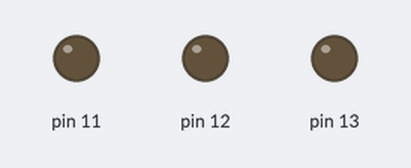
The sketch below on a simulated Arduino Uno, built with avr-gcc and run on an emulated ATmega328P. Shown: output pins drawn as LEDs (lit = HIGH).

Above: at 0.05 s.
At 0.65 s:
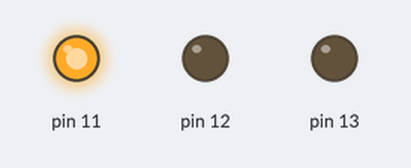
At 1.45 s:
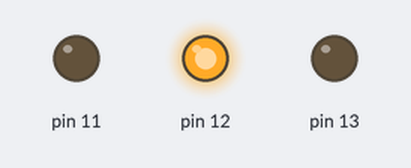
At 2.85 s:
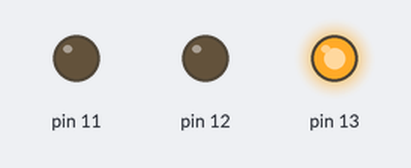
Timing chart, 0 to 3.1 s (numbered marks = the images above):
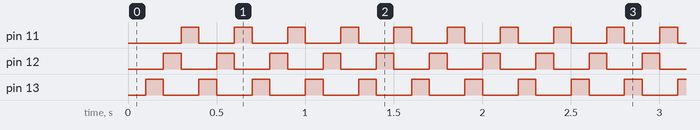

Measured:
- by itself, pin 11–13: alternates HIGH for 0.10 s and LOW for 0.20 s

The sketch:

Timers1_schedule.ino
```cpp
// TIMER1 Task Schedules


void setup() {

  DDRB |=(1 << DDB5) | (1 << DDB4) | (1 << DDB3);

  TCCR1A = 0;
  TCCR1B = 0;

}
void Time_()
{
  TCNT1 = 63972;   // 100ms
  TIFR1 |= (1 << TOV1);
  TCCR1B |= (1 << CS12) | (1 << CS10);
  while(!(TIFR1 & (1 << TOV1)));
  TIFR1 |= (1 << TOV1);
  TCCR1B = 0;
}

void Task1()
{
  Time_();
  PORTB |= (1 << 5);
  PORTB &= ~(1 << 3);
  Task2();

}

void Task2()
{
  Time_();
  PORTB &= ~(1 << 5);
  PORTB |= (1 << 4);
  Task3();

}

void Task3()
{
  Time_();
  PORTB &= ~(1 << 4);
  PORTB |= (1 << 3);
  Task1();

}

void loop()
{
  Task1();
}
```
